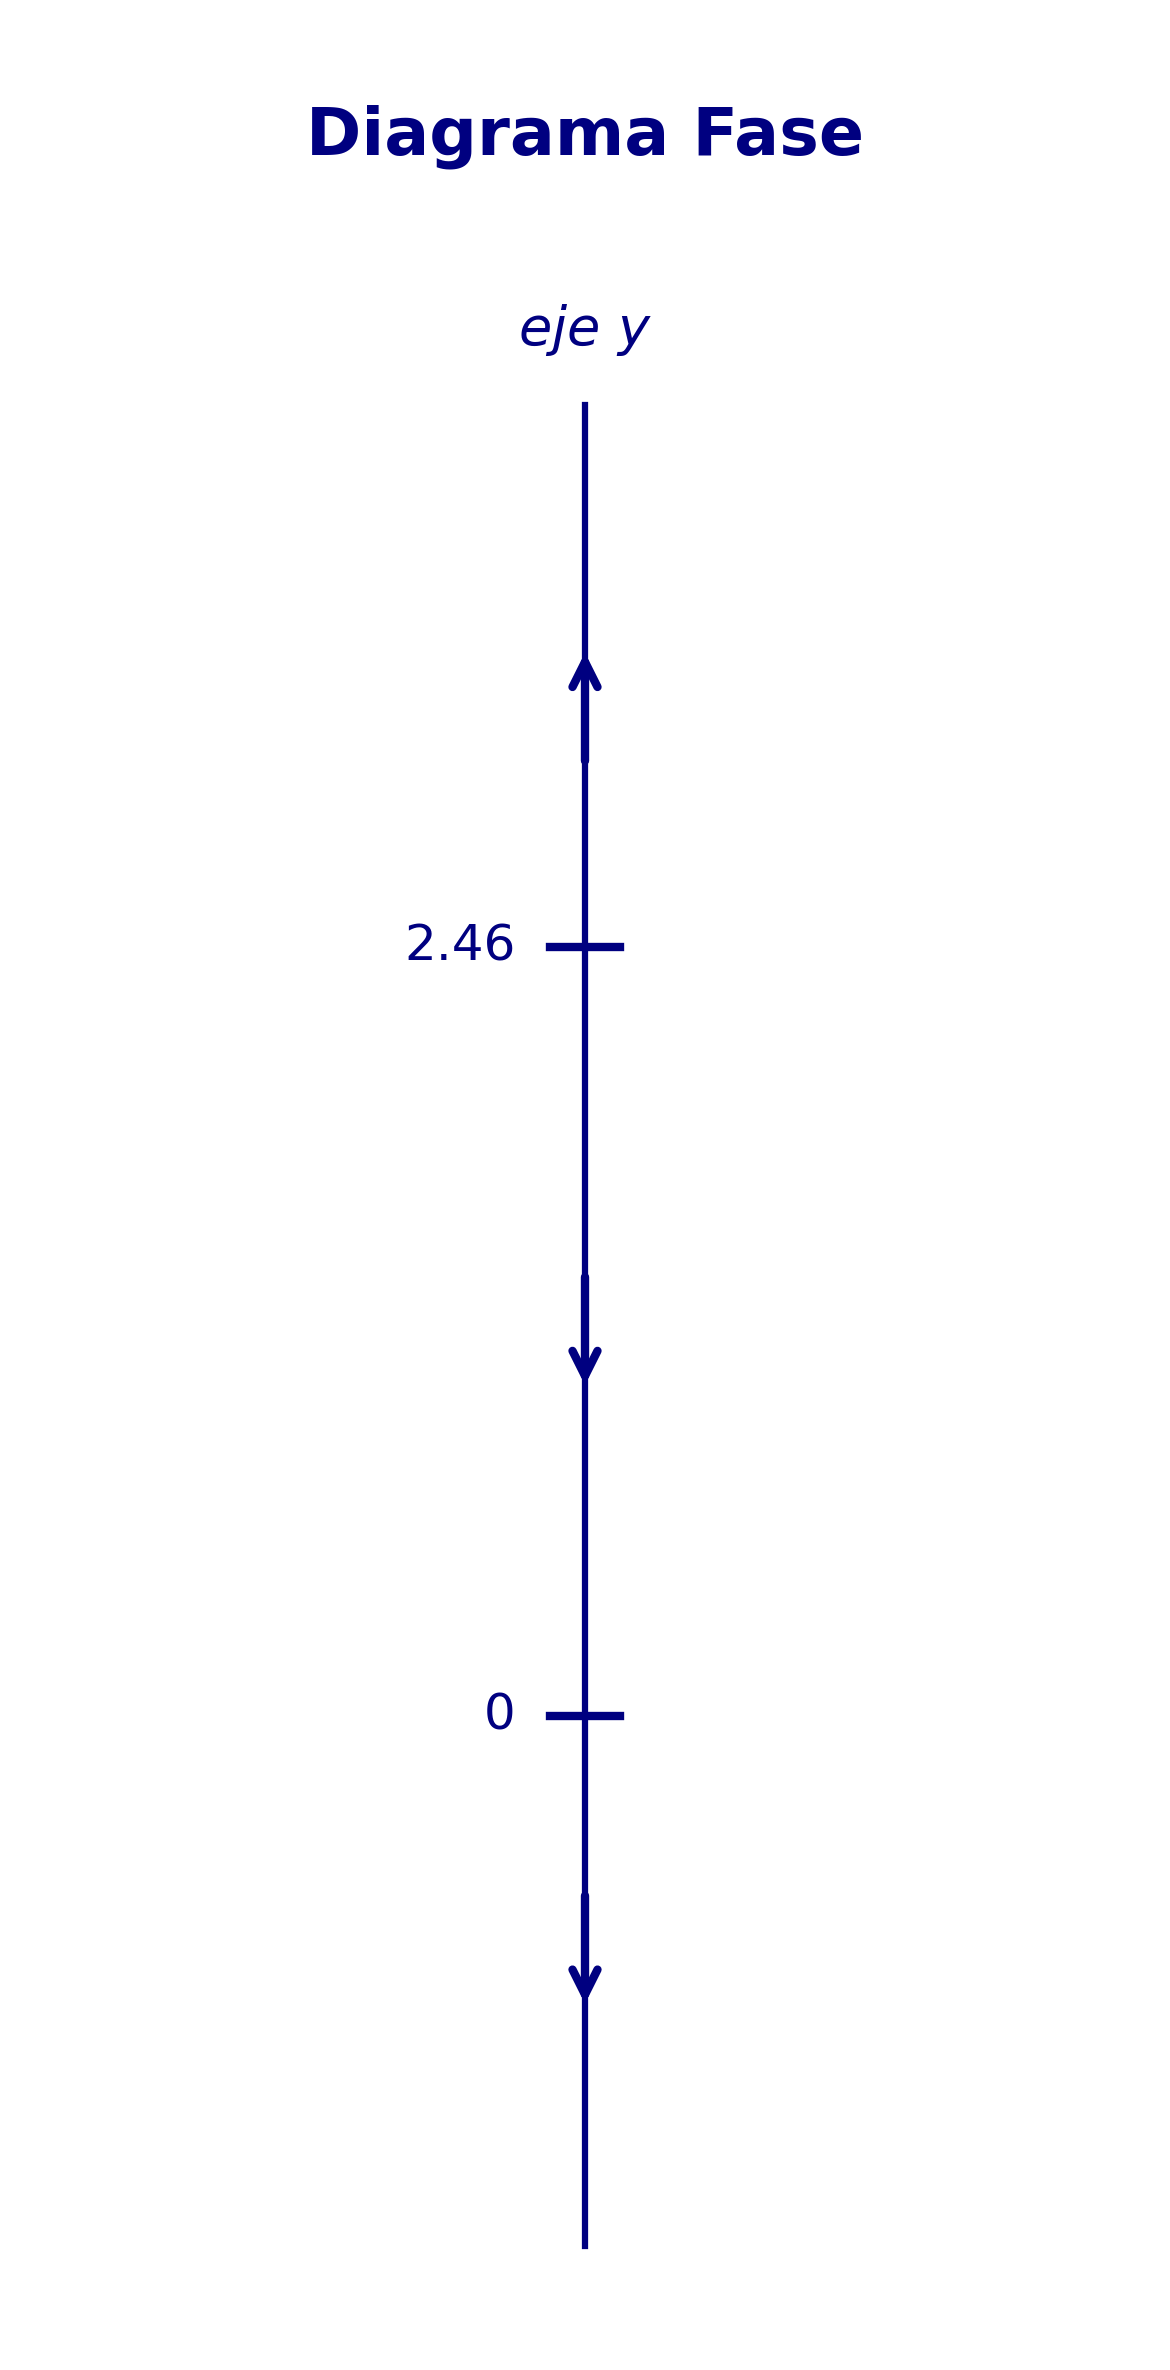

Source code (Python):
import matplotlib.pyplot as plt

# Puntos críticos para y' = y^5 - 4y^3 - 5y^2
puntos_criticos = [0, 2.464]
nombres_puntos = ['0', '2.46']

# Intervalos e indicaciones de dirección (flechas)
intervalos = [
    (-1.5, 0, 'abajo'),        # y < 0: y' < 0 (baja)
    (0, 2.464, 'abajo'),       # 0 < y < 2.464: y' < 0 (baja)
    (2.464, 4.0, 'arriba')     # y > 2.464: y' > 0 (sube)
]

# Crear figura
plt.figure(figsize=(4, 8))

# 0. Título en la parte superior
plt.text(0, 5.0, 'Diagrama Fase', fontsize=16, fontweight='bold', ha='center', color='navy')

# 1. Dibujar el eje vertical y (recta de fase)
plt.plot([0, 0], [-1.7, 4.2], color='navy', linewidth=1.5, zorder=1)

# 2. Dibujar las flechas de dirección en los intervalos
for y_start, y_end, direccion in intervalos:
    y_mid = (y_start + y_end) / 2
    
    if direccion == 'arriba':
        plt.annotate(
            '', xy=(0, y_mid + 0.2), xytext=(0, y_mid - 0.2),
            arrowprops=dict(arrowstyle="->", color='navy', lw=2, mutation_scale=15)
        )
    else:  # abajo
        plt.annotate(
            '', xy=(0, y_mid - 0.2), xytext=(0, y_mid + 0.2),
            arrowprops=dict(arrowstyle="->", color='navy', lw=2, mutation_scale=15)
        )

# 3. Marcar los puntos críticos y sus etiquetas
for y_val, etiqueta in zip(puntos_criticos, nombres_puntos):
    # Marca horizontal sobre la recta
    plt.plot([-0.05, 0.05], [y_val, y_val], color='navy', linewidth=2)
    # Etiqueta del valor a la izquierda
    plt.text(-0.1, y_val, etiqueta, fontsize=12, va='center', ha='right', color='navy')

# 4. Etiqueta superior del eje
plt.text(0, 4.35, r'$eje\ y$', fontsize=13, ha='center', va='bottom', color='navy', fontstyle='italic')

# Configuración de límites y ocultar marco predeterminado
plt.xlim(-0.8, 0.8)
plt.ylim(-2.0, 5.4)
plt.axis('off')

# Guardar y mostrar
plt.tight_layout()
plt.savefig("diagrama_d.png", dpi=300, bbox_inches='tight')
plt.show()

print("¡Diagrama de fase del inciso d generado con éxito!")
